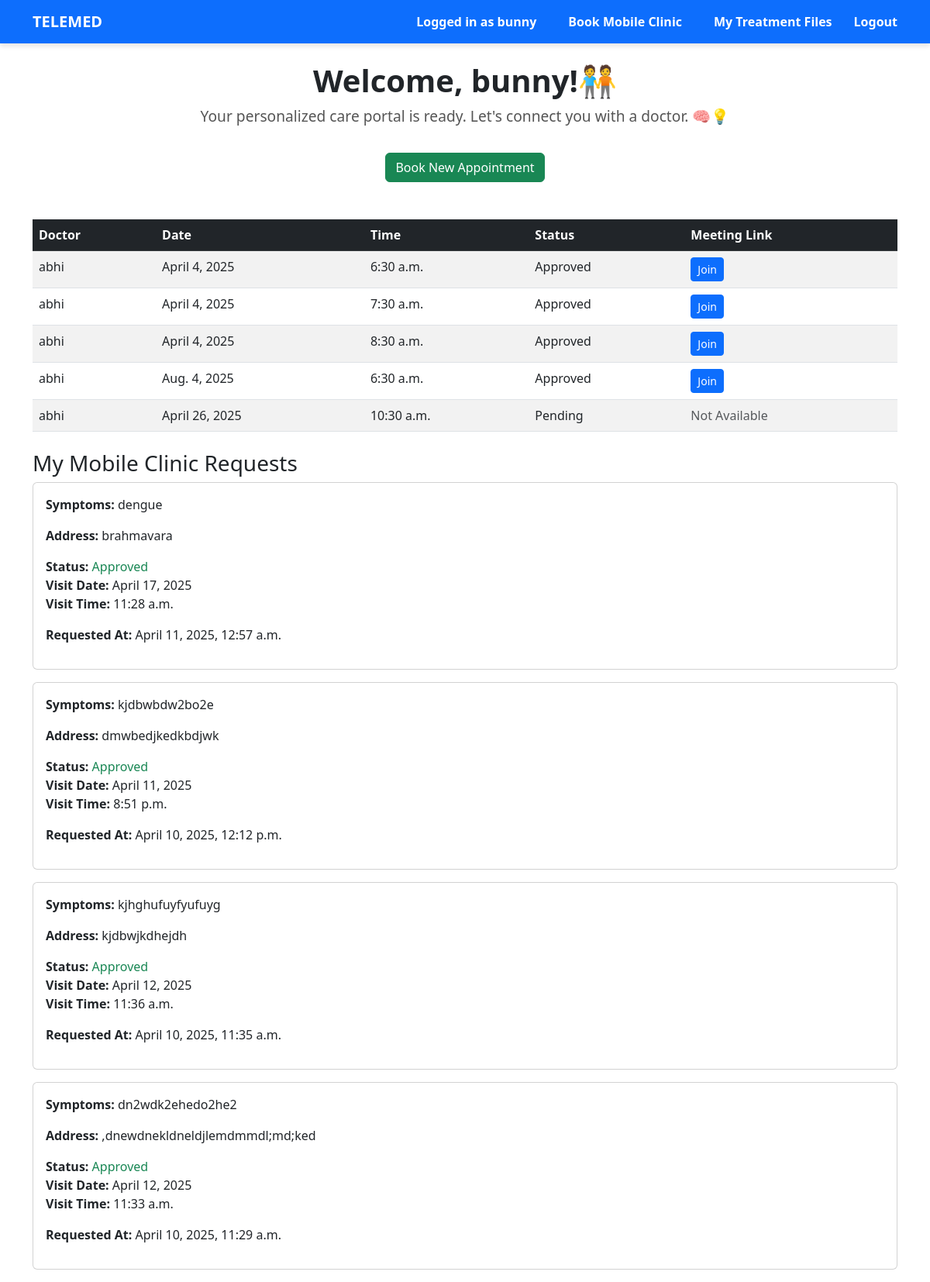
Screenshot of /dashboard/ (signed in) with the database file from the repository.
### core/models.py (models this page shows, shortened)
class User(AbstractUser):
    user_type = models.CharField(max_length=10, choices=USER_TYPE)

class Appointment(models.Model):
    patient = models.ForeignKey(User, related_name='appointments', on_delete=models.CASCADE, limit_choices_to={'user_type': 'patient'})
    doctor = models.ForeignKey(User, related_name='consultations', on_delete=models.CASCADE, limit_choices_to={'user_type': 'hospital'})
    date = models.DateField()
    time = models.TimeField()
    reason = models.TextField()
    status = models.CharField(max_length=20, choices=[('Pending', 'Pending'), ('Approved', 'Approved'), ('Rejected', 'Rejected')], default='Pending')
    meeting_link = models.URLField(blank=True, null=True)
    created_at = models.DateTimeField(default=timezone.now)

class MobileClinicRequest(models.Model):
    patient = models.ForeignKey(settings.AUTH_USER_MODEL, on_delete=models.CASCADE, limit_choices_to={'user_type': 'patient'})
    address = models.TextField()
    symptoms = models.TextField()
    requested_at = models.DateTimeField(auto_now_add=True)
    status = models.CharField(max_length=20, choices=[('Pending', 'Pending'), ('Approved', 'Approved'), ('Rejected', 'Rejected')], default='Pending')
    visit_date = models.DateField(null=True, blank=True)
    visit_time = models.TimeField(null=True, blank=True)
    hospital = models.ForeignKey(settings.AUTH_USER_MODEL, on_delete=models.CASCADE, related_name='mobile_clinic_requests', null=True, blank=True, limit_choices_to={'user_type': 'hospital'})
    created_at = models.DateTimeField(auto_now_add=True)

### core/views.py (the view)
# urls.py: path('dashboard/', views.dashboard, name='dashboard'),
@login_required
def dashboard(request):
    if request.user.user_type == 'patient':
        appointments = Appointment.objects.filter(patient=request.user)
        my_requests = MobileClinicRequest.objects.filter(patient=request.user).order_by('-requested_at')
        return render(request, 'core/patient_dashboard.html', {
            'appointments': appointments,
            'my_requests': my_requests
        })
    else:
        appointments = Appointment.objects.filter(doctor=request.user)
        return render(request, 'core/doctor_dashboard.html', {'appointments': appointments})

### core/templates/core/patient_dashboard.html (shortened to what this page needs)
{% extends 'base.html' %}
{% block content %}
<div class="text-center mb-5">
    <h2 class="animated-text">Welcome, {{ request.user.username }}!🧑‍🤝‍🧑</h2>
    <p class="sub-text">Your personalized care portal is ready. Let's connect you with a doctor. 🧠💡</p>
    <a href="{% url 'book_appointment' %}" class="btn btn-success mt-3 animated-btn">Book New Appointment</a>
</div>
<div class="table-responsive fade-in">
    <table class="table table-striped">
        <thead class="table-dark">
            <tr>
                <th>Doctor</th>
                <th>Date</th>
                <th>Time</th>
                <th>Status</th>
                <th>Meeting Link</th>
            </tr>
        </thead>
        <tbody>
            {% for appointment in appointments %}
            <tr>
                <td>{{ appointment.doctor.username }}</td>
                <td>{{ appointment.date }}</td>
                <td>{{ appointment.time }}</td>
                <td>{{ appointment.status }}</td>
                <td>
                    {% if appointment.meeting_link %}
                        <a href="{{ appointment.meeting_link }}" target="_blank" class="btn btn-sm btn-primary">Join</a>
                    {% else %}
                        <span class="text-muted">Not Available</span>
                    {% endif %}
                </td>
            </tr>
            {% empty %}
            <tr><td colspan="5" class="text-center">No appointments yet.</td></tr>
            {% endfor %}
        </tbody>
    </table>
<h3 class="mt-4">My Mobile Clinic Requests</h3>
{% if my_requests %}
    {% for req in my_requests %}
        <div class="card mb-3">
            <div class="card-body">
                <p><strong>Symptoms:</strong> {{ req.symptoms }}</p>
                <p><strong>Address:</strong> {{ req.address }}</p>
                <p><strong>Status:</strong>
                    {% if req.status == 'Approved' %}
                        <span class="text-success">Approved</span>
                        <br><strong>Visit Date:</strong> {{ req.visit_date }}<br>
                        <strong>Visit Time:</strong> {{ req.visit_time }}
                    {% elif req.status == 'Rejected' %}
                        <span class="text-danger">Rejected</span>
                    {% else %}
                        <span class="text-warning">Pending</span>
                    {% endif %}
                </p>
                <p><strong>Requested At:</strong> {{ req.requested_at }}</p>
            </div>
        </div>
    {% endfor %}
{% else %}
    <p>No mobile clinic requests found.</p>
{% endif %}
{% endblock %}

### core/templates/base.html (shortened to what this page needs)
<!DOCTYPE html>
<html lang="en">
<head>
    <link href="https://cdn.jsdelivr.net/npm/bootstrap@5.3.0/dist/css/bootstrap.min.css" rel="stylesheet">
    <link rel="stylesheet" href="https://cdnjs.cloudflare.com/ajax/libs/animate.css/4.1.1/animate.min.css"/>
</head>
<body>
<nav class="navbar navbar-expand-lg navbar-dark bg-primary mb-4">
    <div class="container">
        <a class="navbar-brand" href="{% url 'dashboard' %}">TELEMED</a>
        <div class="collapse navbar-collapse">
            <ul class="navbar-nav ms-auto">
                {% if user.is_authenticated %}
<li class="nav-item">
    <a id="l" class="nav-link" href="#">Logged in as {{ user.username }}</a>
</li>
<li class="nav-item">
{% if user.user_type == 'patient' %}
    <a id="l" class="btn btn-outline-primary" href="{% url 'book_mobile_clinic' %}">Book Mobile Clinic</a>
{% elif user.user_type == 'hospital' %}
    <a id="l" class="btn btn-outline-primary" href="{% url 'manage_mobile_clinic' %}">Manage Mobile Clinics</a>
{% endif %}
</li>
{% if request.user.user_type == 'patient' %}
  <li class="nav-item">
    <a id="l" class="nav-link" href="{% url 'view_my_treatment_files' %}">My Treatment Files</a>
  </li>
{% endif %}
<li class="nav-item">
    <form method="post" action="{% url 'logout' %}">
        <button type="submit" id="l" class="nav-link btn btn-link" style="padding: 0; border: none; background: none;">
            Logout
        </button>
    </form>
</li>
{% endif %}
            </ul>
        </div>
    </div>
</nav>
<div class="container">
    {% block content %}{% endblock %}
</div>
</body>
</html>

### core/templates/base.html (style rules this page uses)
nav { background-color: #007bff; padding: 10px 20px; box-shadow: 0 4px 6px rgba(0, 0, 0, 0.1); }
nav ul { margin: 0; padding: 0; list-style: none; display: flex; justify-content: flex-end; align-items: center; gap: 20px; }
nav ul li { display: inline-block; }
nav ul li a { color: white; text-decoration: none; padding: 8px 12px; border-radius: 6px; font-weight: 500; transition: background 0.3s ease; }
.navbar-brand { font-weight:bold; }
#l { font-weight:bold; color:white; }

### core/templates/core/patient_dashboard.html (style rules this page uses)
.animated-text { font-size: 2.5rem; font-weight: bold; animation: slideIn 1s ease-in-out; }
.sub-text { font-size: 1.2rem; color: #555; animation: fadeIn 1.5s ease-in-out; }
.animated-btn { transition: transform 0.3s ease, background-color 0.3s ease; }
.fade-in { animation: fadeIn 2s ease-in; }

### rows the page displays
User: username "bunny", user.username "bunny"
Appointment: doctor.username "abhi", date "April 4, 2025", time "6:30 a.m.", status "Approved"
Appointment: doctor.username "abhi", date "April 4, 2025", time "7:30 a.m.", status "Approved"
Appointment: doctor.username "abhi", date "April 4, 2025", time "8:30 a.m.", status "Approved"
Appointment: doctor.username "abhi", date "Aug. 4, 2025", time "6:30 a.m.", status "Approved"
Appointment: doctor.username "abhi", date "April 26, 2025", time "10:30 a.m.", status "Pending", shows "Not Available"
MobileClinicRequest: symptoms "dengue", address "brahmavara", visit_date "April 17, 2025", visit_time "11:28 a.m.", requested_at "April 11, 2025, 12:57 a.m."
MobileClinicRequest: symptoms "kjdbwbdw2bo2e", address "dmwbedjkedkbdjwk", visit_date "April 11, 2025", visit_time "8:51 p.m.", requested_at "April 10, 2025, 12:12 p.m."
MobileClinicRequest: symptoms "kjhghufuyfyufuyg", address "kjdbwjkdhejdh", visit_date "April 12, 2025", visit_time "11:36 a.m.", requested_at "April 10, 2025, 11:35 a.m."
MobileClinicRequest: symptoms "dn2wdk2ehedo2he2", address ",dnewdnekldneldjlemdmmdl;md;ked", visit_date "April 12, 2025", visit_time "11:33 a.m.", requested_at "April 10, 2025, 11:29 a.m."
